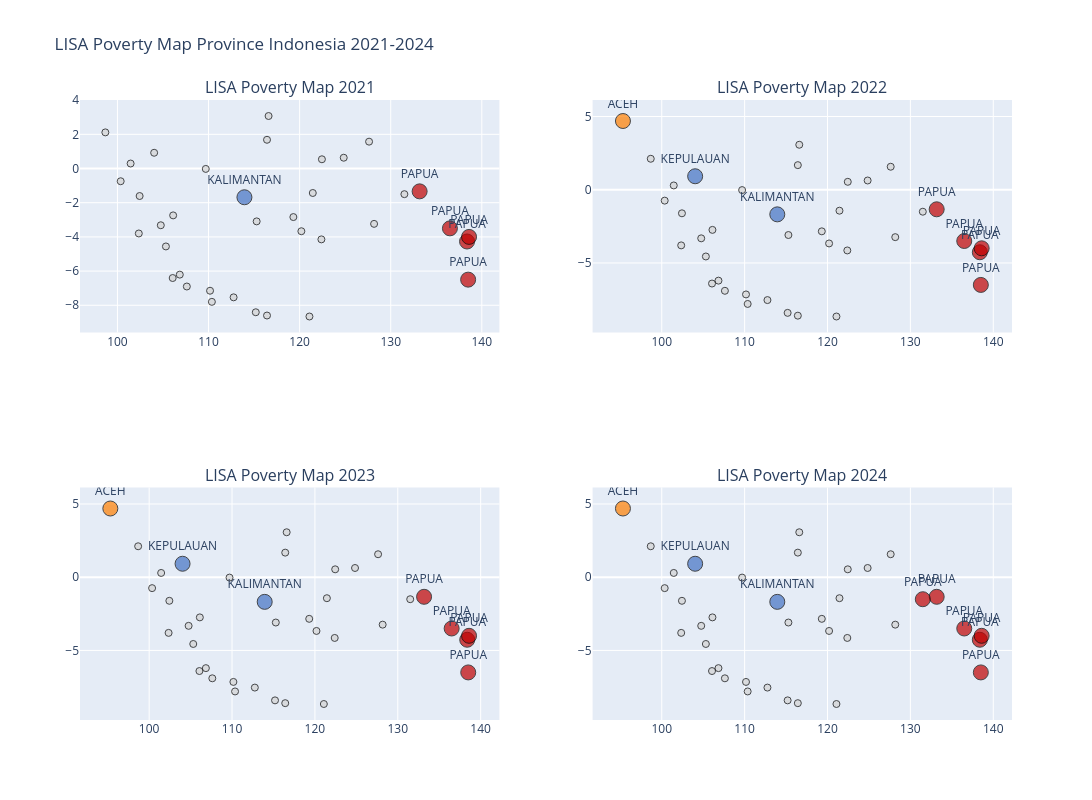

This figure's notebook cell:
### Code cell
years = sorted(df_lisa['year'].unique())
fig_lisa = make_subplots(rows=2, cols=2, subplot_titles=[f'LISA Poverty Map {y}' for y in years])

LISA_COLORS = {'HH': '#C00000', 'LL': '#4472C4', 'HL': '#FF7F00', 'LH': '#70AD47', 'NS': '#D3D3D3'}

for idx, year in enumerate(years):
    row_idx = (idx // 2) + 1
    col_idx = (idx % 2) + 1
    sub = df_lisa[df_lisa['year'] == year]

    colors = [LISA_COLORS[q] for q in sub['quadrant']]
    sizes = [15 if sig else 7 for sig in sub['significant']]
    
    fig_lisa.add_trace(go.Scatter(x=sub['lon'], y=sub['lat'], mode='markers+text', text=[p.split()[0] if sig else '' for p, sig in zip(sub['province'], sub['significant'])], textposition='top center', marker=dict(color=colors, size=sizes, line=dict(width=1, color='black')), showlegend=False), row=row_idx, col=col_idx)

fig_lisa.update_layout(height=800, width=1100, title_text='LISA Poverty Map Province Indonesia 2021-2024')
fig_lisa.write_json(OUTPUT_DIR / 'plot_lisa_map.json')
fig_lisa.show()

### Figure 1 — Plotly figure (JSON) as saved in the notebook; plotly's stock layout.template omitted (floating-point values rounded to 4 significant figures)
{"data": [{"marker": {"color": ["#D3D3D3", "#D3D3D3", "#D3D3D3", "#D3D3D3", "#D3D3D3", "#D3D3D3", "#D3D3D3", "#D3D3D3", "#D3D3D3", "#D3D3D3", "#D3D3D3", "#D3D3D3", "#D3D3D3", "#D3D3D3", "#D3D3D3", "#D3D3D3", "#D3D3D3", "#D3D3D3", "#D3D3D3", "#4472C4", "#D3D3D3", "#D3D3D3", "#D3D3D3", "#D3D3D3", "#D3D3D3", "#D3D3D3", "#D3D3D3", "#D3D3D3", "#D3D3D3", "#D3D3D3", "#D3D3D3", "#C00000", "#D3D3D3", "#C00000", "#C00000", "#C00000", "#C00000"], "line": {"color": "black", "width": 1}, "size": [7, 7, 7, 7, 7, 7, 7, 7, 7, 7, 7, 7, 7, 7, 7, 7, 7, 7, 7, 15, 7, 7, 7, 7, 7, 7, 7, 7, 7, 7, 7, 15, 7, 15, 15, 15, 15]}, "mode": "markers+text", "showlegend": false, "text": ["", "", "", "", "", "", "", "", "", "", "", "", "", "", "", "", "", "", "", "KALIMANTAN", "", "", "", "", "", "", "", "", "", "", "", "PAPUA", "", "PAPUA", "PAPUA", "PAPUA", "PAPUA"], "textposition": "top center", "type": "scatter", "x": [98.67, 100.4, 101.4, 102.4, 104.8, 102.3, 105.3, 106.1, 104.0, 106.8, 107.6, 110.2, 110.4, 112.8, 106.1, 115.2, 116.4, 121.1, 109.7, 113.9, 115.3, 116.4, 116.6, 124.8, 121.4, 120.2, 122.4, 122.4, 119.3, 128.2, 127.6, 133.2, 131.5, 138.4, 138.5, 136.5, 138.6], "xaxis": "x", "y": [2.115, -0.744, 0.293, -1.609, -3.319, -3.8, -4.558, -2.741, 0.921, -6.208, -6.902, -7.15, -7.8, -7.536, -6.406, -8.409, -8.6, -8.657, -0.023, -1.681, -3.093, 1.681, 3.073, 0.632, -1.431, -3.668, -4.145, 0.541, -2.84, -3.238, 1.571, -1.336, -1.5, -4.269, -6.5, -3.5, -4.0], "yaxis": "y"}, {"marker": {"color": ["#FF7F00", "#D3D3D3", "#D3D3D3", "#D3D3D3", "#D3D3D3", "#D3D3D3", "#D3D3D3", "#D3D3D3", "#D3D3D3", "#4472C4", "#D3D3D3", "#D3D3D3", "#D3D3D3", "#D3D3D3", "#D3D3D3", "#D3D3D3", "#D3D3D3", "#D3D3D3", "#D3D3D3", "#D3D3D3", "#4472C4", "#D3D3D3", "#D3D3D3", "#D3D3D3", "#D3D3D3", "#D3D3D3", "#D3D3D3", "#D3D3D3", "#D3D3D3", "#D3D3D3", "#D3D3D3", "#D3D3D3", "#C00000", "#D3D3D3", "#C00000", "#C00000", "#C00000", "#C00000"], "line": {"color": "black", "width": 1}, "size": [15, 7, 7, 7, 7, 7, 7, 7, 7, 15, 7, 7, 7, 7, 7, 7, 7, 7, 7, 7, 15, 7, 7, 7, 7, 7, 7, 7, 7, 7, 7, 7, 15, 7, 15, 15, 15, 15]}, "mode": "markers+text", "showlegend": false, "text": ["ACEH", "", "", "", "", "", "", "", "", "KEPULAUAN", "", "", "", "", "", "", "", "", "", "", "KALIMANTAN", "", "", "", "", "", "", "", "", "", "", "", "PAPUA", "", "PAPUA", "PAPUA", "PAPUA", "PAPUA"], "textposition": "top center", "type": "scatter", "x": [95.32, 98.67, 100.4, 101.4, 102.4, 104.8, 102.3, 105.3, 106.1, 104.0, 106.8, 107.6, 110.2, 110.4, 112.8, 106.1, 115.2, 116.4, 121.1, 109.7, 113.9, 115.3, 116.4, 116.6, 124.8, 121.4, 120.2, 122.4, 122.4, 119.3, 128.2, 127.6, 133.2, 131.5, 138.4, 138.5, 136.5, 138.6], "xaxis": "x2", "y": [4.695, 2.115, -0.744, 0.293, -1.609, -3.319, -3.8, -4.558, -2.741, 0.921, -6.208, -6.902, -7.15, -7.8, -7.536, -6.406, -8.409, -8.6, -8.657, -0.023, -1.681, -3.093, 1.681, 3.073, 0.632, -1.431, -3.668, -4.145, 0.541, -2.84, -3.238, 1.571, -1.336, -1.5, -4.269, -6.5, -3.5, -4.0], "yaxis": "y2"}, {"marker": {"color": ["#FF7F00", "#D3D3D3", "#D3D3D3", "#D3D3D3", "#D3D3D3", "#D3D3D3", "#D3D3D3", "#D3D3D3", "#D3D3D3", "#4472C4", "#D3D3D3", "#D3D3D3", "#D3D3D3", "#D3D3D3", "#D3D3D3", "#D3D3D3", "#D3D3D3", "#D3D3D3", "#D3D3D3", "#D3D3D3", "#4472C4", "#D3D3D3", "#D3D3D3", "#D3D3D3", "#D3D3D3", "#D3D3D3", "#D3D3D3", "#D3D3D3", "#D3D3D3", "#D3D3D3", "#D3D3D3", "#D3D3D3", "#C00000", "#D3D3D3", "#C00000", "#C00000", "#C00000", "#C00000"], "line": {"color": "black", "width": 1}, "size": [15, 7, 7, 7, 7, 7, 7, 7, 7, 15, 7, 7, 7, 7, 7, 7, 7, 7, 7, 7, 15, 7, 7, 7, 7, 7, 7, 7, 7, 7, 7, 7, 15, 7, 15, 15, 15, 15]}, "mode": "markers+text", "showlegend": false, "text": ["ACEH", "", "", "", "", "", "", "", "", "KEPULAUAN", "", "", "", "", "", "", "", "", "", "", "KALIMANTAN", "", "", "", "", "", "", "", "", "", "", "", "PAPUA", "", "PAPUA", "PAPUA", "PAPUA", "PAPUA"], "textposition": "top center", "type": "scatter", "x": [95.32, 98.67, 100.4, 101.4, 102.4, 104.8, 102.3, 105.3, 106.1, 104.0, 106.8, 107.6, 110.2, 110.4, 112.8, 106.1, 115.2, 116.4, 121.1, 109.7, 113.9, 115.3, 116.4, 116.6, 124.8, 121.4, 120.2, 122.4, 122.4, 119.3, 128.2, 127.6, 133.2, 131.5, 138.4, 138.5, 136.5, 138.6], "xaxis": "x3", "y": [4.695, 2.115, -0.744, 0.293, -1.609, -3.319, -3.8, -4.558, -2.741, 0.921, -6.208, -6.902, -7.15, -7.8, -7.536, -6.406, -8.409, -8.6, -8.657, -0.023, -1.681, -3.093, 1.681, 3.073, 0.632, -1.431, -3.668, -4.145, 0.541, -2.84, -3.238, 1.571, -1.336, -1.5, -4.269, -6.5, -3.5, -4.0], "yaxis": "y3"}, {"marker": {"color": ["#FF7F00", "#D3D3D3", "#D3D3D3", "#D3D3D3", "#D3D3D3", "#D3D3D3", "#D3D3D3", "#D3D3D3", "#D3D3D3", "#4472C4", "#D3D3D3", "#D3D3D3", "#D3D3D3", "#D3D3D3", "#D3D3D3", "#D3D3D3", "#D3D3D3", "#D3D3D3", "#D3D3D3", "#D3D3D3", "#4472C4", "#D3D3D3", "#D3D3D3", "#D3D3D3", "#D3D3D3", "#D3D3D3", "#D3D3D3", "#D3D3D3", "#D3D3D3", "#D3D3D3", "#D3D3D3", "#D3D3D3", "#C00000", "#C00000", "#C00000", "#C00000", "#C00000", "#C00000"], "line": {"color": "black", "width": 1}, "size": [15, 7, 7, 7, 7, 7, 7, 7, 7, 15, 7, 7, 7, 7, 7, 7, 7, 7, 7, 7, 15, 7, 7, 7, 7, 7, 7, 7, 7, 7, 7, 7, 15, 15, 15, 15, 15, 15]}, "mode": "markers+text", "showlegend": false, "text": ["ACEH", "", "", "", "", "", "", "", "", "KEPULAUAN", "", "", "", "", "", "", "", "", "", "", "KALIMANTAN", "", "", "", "", "", "", "", "", "", "", "", "PAPUA", "PAPUA", "PAPUA", "PAPUA", "PAPUA", "PAPUA"], "textposition": "top center", "type": "scatter", "x": [95.32, 98.67, 100.4, 101.4, 102.4, 104.8, 102.3, 105.3, 106.1, 104.0, 106.8, 107.6, 110.2, 110.4, 112.8, 106.1, 115.2, 116.4, 121.1, 109.7, 113.9, 115.3, 116.4, 116.6, 124.8, 121.4, 120.2, 122.4, 122.4, 119.3, 128.2, 127.6, 133.2, 131.5, 138.4, 138.5, 136.5, 138.6], "xaxis": "x4", "y": [4.695, 2.115, -0.744, 0.293, -1.609, -3.319, -3.8, -4.558, -2.741, 0.921, -6.208, -6.902, -7.15, -7.8, -7.536, -6.406, -8.409, -8.6, -8.657, -0.023, -1.681, -3.093, 1.681, 3.073, 0.632, -1.431, -3.668, -4.145, 0.541, -2.84, -3.238, 1.571, -1.336, -1.5, -4.269, -6.5, -3.5, -4.0], "yaxis": "y4"}], "layout": {"annotations": [{"font": {"size": 16}, "showarrow": false, "text": "LISA Poverty Map 2021", "x": 0.225, "xanchor": "center", "xref": "paper", "y": 1, "yanchor": "bottom", "yref": "paper"}, {"font": {"size": 16}, "showarrow": false, "text": "LISA Poverty Map 2022", "x": 0.775, "xanchor": "center", "xref": "paper", "y": 1, "yanchor": "bottom", "yref": "paper"}, {"font": {"size": 16}, "showarrow": false, "text": "LISA Poverty Map 2023", "x": 0.225, "xanchor": "center", "xref": "paper", "y": 0.375, "yanchor": "bottom", "yref": "paper"}, {"font": {"size": 16}, "showarrow": false, "text": "LISA Poverty Map 2024", "x": 0.775, "xanchor": "center", "xref": "paper", "y": 0.375, "yanchor": "bottom", "yref": "paper"}], "height": 800, "title": {"text": "LISA Poverty Map Province Indonesia 2021-2024"}, "width": 1100, "xaxis": {"anchor": "y", "domain": [0, 0.45]}, "xaxis2": {"anchor": "y2", "domain": [0.55, 1]}, "xaxis3": {"anchor": "y3", "domain": [0, 0.45]}, "xaxis4": {"anchor": "y4", "domain": [0.55, 1]}, "yaxis": {"anchor": "x", "domain": [0.625, 1]}, "yaxis2": {"anchor": "x2", "domain": [0.625, 1]}, "yaxis3": {"anchor": "x3", "domain": [0, 0.375]}, "yaxis4": {"anchor": "x4", "domain": [0, 0.375]}}}
